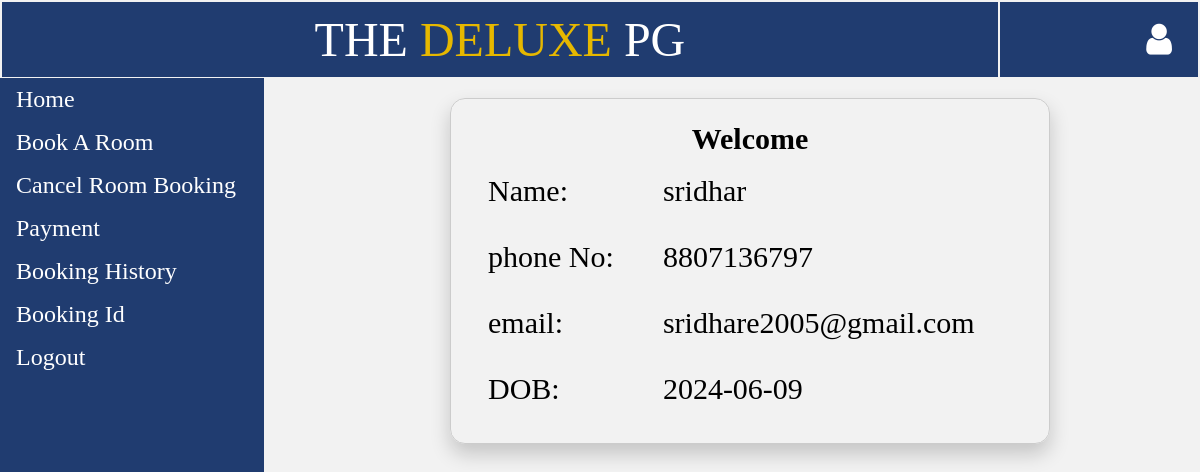
The page /user_view.php on the database its author committed.
### tables this page shows
CREATE TABLE `user_login` (
  `phone` varchar(10) NOT NULL,
  `password` varchar(100) NOT NULL,
  `name` varchar(20) NOT NULL,
  `email` varchar(30) NOT NULL,
  `idproof` int(10) NOT NULL,
  `dob` date NOT NULL,
  `id` int(10) NOT NULL
);

### user_view.php (the view, shortened to what this page needs)
<?php
	include 'user_header.php';
?>
<!DOCTYPE html>
<html>
<head>
</head>
<body>
	<div style="margin-left:25%;padding:1px 16px;height:1000px;">
		<?php
			$conn = new mysqli("localhost","root","", "iwp");
			$sql = "SELECT * FROM user_login WHERE name='sridhar'";
			$result=mysqli_query($conn,$sql);
			$row=mysqli_fetch_row($result);
		?>
			<table class="basic_box">
				<tr>
					<th colspan="2">Welcome</th>
				</tr>
				<tr>
					<td>Name: </td>
					<td><?php echo $row[2]; ?></td>
				</tr>
				<tr>
					<td>phone No: </td>
					<td><?php echo $row[0]; ?></td>
				</tr>
				<tr>
					<td>email: </td>
					<td><?php echo $row[3]; ?></td>
				</tr>
				<tr>
					<td>DOB: </td>
					<td><?php echo $row[5]; ?></td>
				</tr>
			</table>
	</div>
</body>
</html>

### user_header.php (style rules this page uses)
body { margin: 0; background: #f2f2f2; }
table { font-size: 30px; overflow: hidden; z-index: 1; position: sticky; }
td { padding: 15px; overflow: hidden; z-index: 1; position: sticky; }
* { box-sizing: border-box; }

### user_view.php (style rules this page uses)
body { margin: 0; background: #f2f2f2; }
table { font-size: 30px; }
td { padding: 15px; }
.basic_box { border: 1px solid #ccc; border-radius: 15px; margin: auto; width: 600px; padding: 20px; box-shadow: 0 10px 20px rgba(0,0,0,0.19); }

### rows shown on the page
user_login: name "sridhar", phone "8807136797", email "sridhare2005@gmail.com", dob "2024-06-09"
